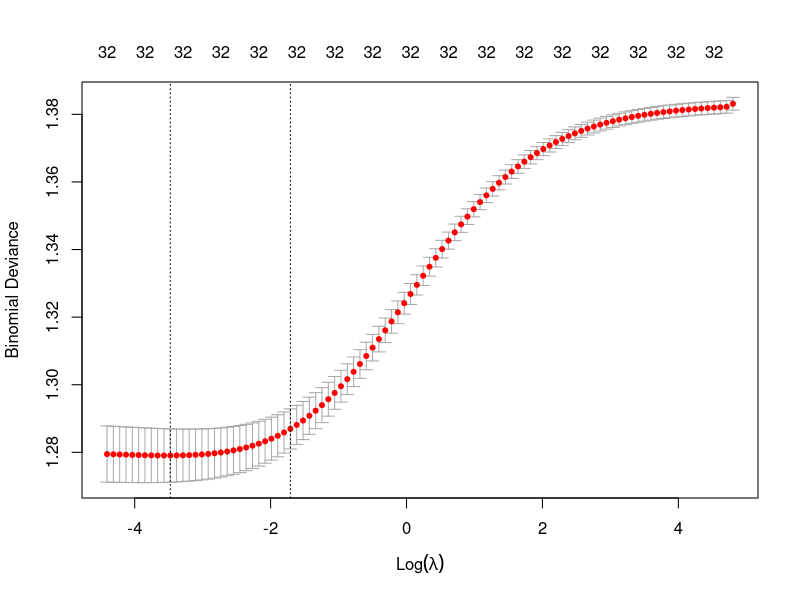

The R script that drew this image:
train = read.csv("train2016.csv")
test = read.csv("test2016.csv")

train$YOB = ifelse(!is.na(train$YOB) & train$YOB < 1930, NA, train$YOB)
train$YOB = ifelse(!is.na(train$YOB) & train$YOB > 2000, NA, train$YOB)

test$YOB = ifelse(!is.na(test$YOB) & test$YOB < 1930, NA, test$YOB)
test$YOB = ifelse(!is.na(test$YOB) & test$YOB > 2000, NA, test$YOB)

train[is.na(train$YOB), "YOB"] = round(mean(train$YOB, na.rm = TRUE))
test[is.na(train$YOB), "YOB"] = round(mean(test$YOB, na.rm = TRUE))

library(caTools)
set.seed(123)
spl = sample.split(train$Party, SplitRatio = 0.8)
dataTrain = subset(train, spl == TRUE)
dataTest = subset(train, spl == FALSE)

formula = Party ~ Income + HouseholdStatus + EducationLevel + Gender + Q109244 + Q115611 + Q113181 + Q115195 + Q98197 - 1

library(glmnet)
x.train = model.matrix(formula, data = dataTrain)
y.train = dataTrain$Party
x.test = model.matrix(formula, data = dataTest)

#ridge = glmnet(x.train, y.train, family = "binomial", alpha = 0)
#plot(ridge, xvar = "lambda", label = TRUE)

cv.ridge = cv.glmnet(x.train, y.train, family = "binomial", alpha = 0)
plot(cv.ridge)

predTest = predict(cv.ridge, newx = x.test, s = "lambda.min")
predTestLabels = as.factor(ifelse(predTest < 0, "Democrat", "Republican"))

table(dataTest$Party, predTestLabels)
(403 + 323) / nrow(dataTest)

test$Party = ""
x.submit = model.matrix(formula, data = test)

predSubmit = predict(cv.ridge, newx = x.submit, s = "lambda.min")
predSubmitLabels = as.factor(ifelse(predSubmit < 0, "Democrat", "Republican"))
submission = data.frame(USER_ID = test$USER_ID, Predictions = predSubmitLabels)
write.csv(submission, "ridge_regression_30.csv", row.names = FALSE)
